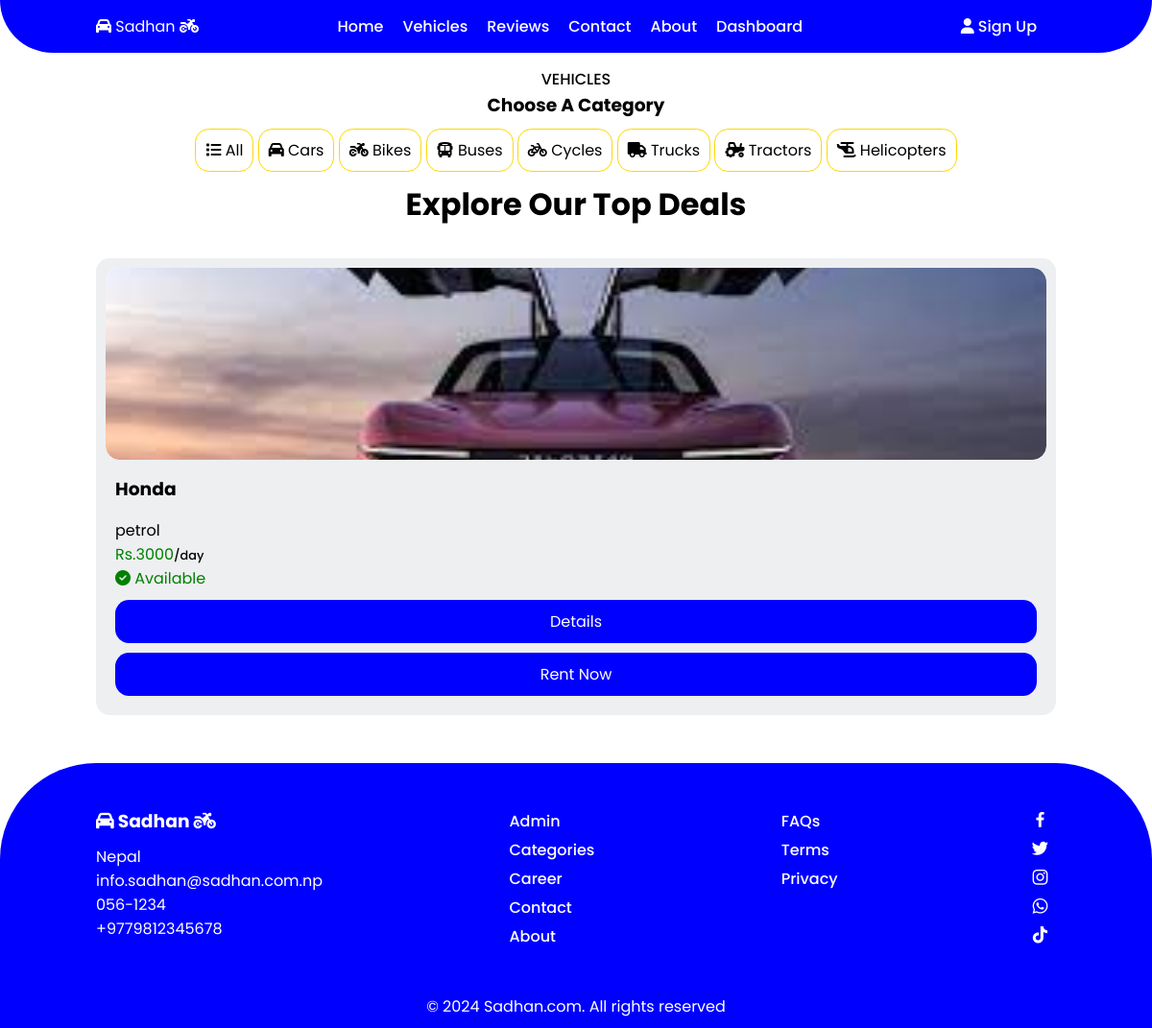
The page /vehicles.php?v_type=bike on the database as committed earlier.
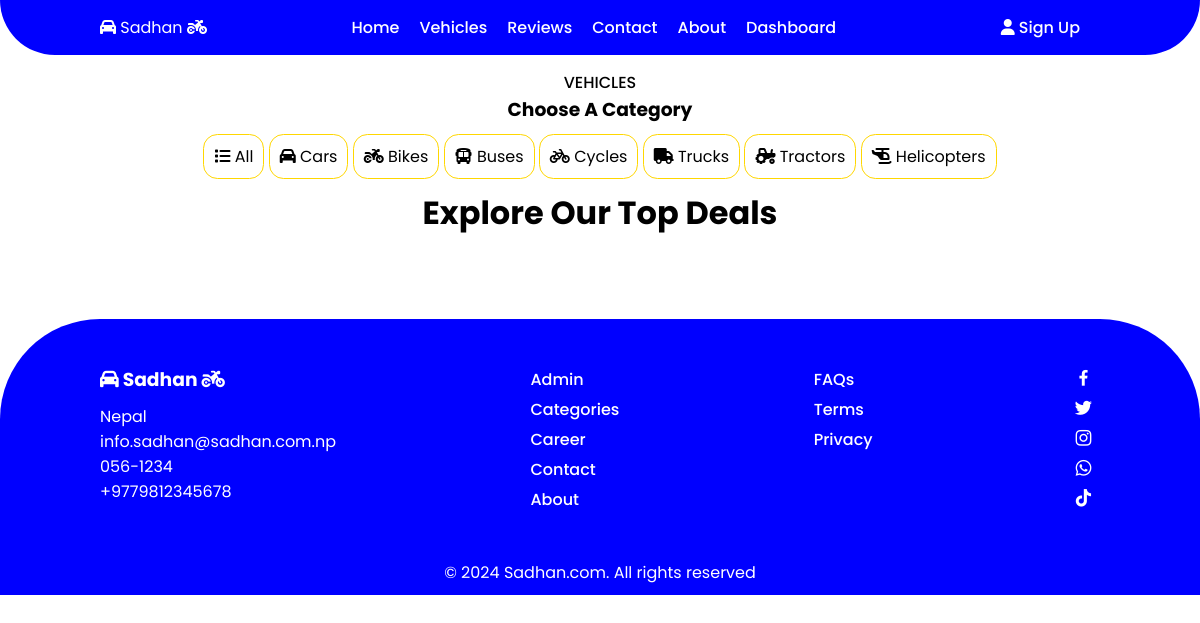
The same page on the database as committed later.
### tables this page shows
CREATE TABLE `vehicles` (
  `v_id` int(11) NOT NULL,
  `v_name` varchar(50) NOT NULL,
  `v_type` varchar(50) NOT NULL,
  `v_fuel` varchar(20) NOT NULL,
  `v_seat` int(100) NOT NULL,
  `v_number` varchar(30) DEFAULT NULL,
  `v_cost` int(20) NOT NULL,
  `v_cunit` varchar(50) NOT NULL,
  `v_image1` varchar(500) NOT NULL,
  `v_image2` varchar(500) NOT NULL,
  `v_image3` varchar(500) NOT NULL,
  `v_description` varchar(200) NOT NULL,
  `v_status` varchar(20) NOT NULL
);

### vehicles.php (the view, shortened to what this page needs)
<!DOCTYPE html>
<html lang="en">
<head>
    <link rel="stylesheet" href="css/style.css">
    <link rel="stylesheet" href="https://cdn.jsdelivr.net/npm/boxicons@latest/css/boxicons.min.css">
</head>
<body>
    <?php
        include 'container/header.php';
    ?>
    <section class="vehicles" id="vehicles">
        <div class="heading">
            <span>Vehicles</span>
            <h3>Choose A Category</h3>
        </div>
        <div class="vehicle-browse">
            <ul class="browse-list" id="filter-links">
                <li><a href="vehicles.php" data-filter="all"><i class="fa-solid fa-list"></i> All</a></li>
                <li><a href="vehicles.php?v_type=car" data-filter="car"><i class="fa-solid fa-car"></i> Cars</a></li>
                <li><a href="#" data-filter="bike"><i class="fa-solid fa-motorcycle"></i> Bikes</a></li>
                <li><a href="#" data-filter="buse"><i class="fa-solid fa-bus"></i> Buses</a></li>
                <li><a href="#" data-filter="cycle"><i class="fa-solid fa-bicycle"></i> Cycles</a></li>
                <li><a href="#" data-filter="truck"><i class="fa-solid fa-truck"></i> Trucks</a></li>
                <li><a href="#" data-filter="tractor"><i class="fa-solid fa-tractor"></i> Tractors</a></li>
                <li><a href="#" data-filter="helicopter"><i class="fa-solid fa-helicopter"></i> Helicopters</a></li>
            </ul>
        </div>
        <div class="heading">
            <h1>Explore Our Top Deals</h1>
        </div>
        <div class="vehicles-container" id="vehicles-container">
            <?php
                $vehicleType = isset($_GET['v_type']) ? $_GET['v_type'] : 'all';
                $qry = "SELECT * FROM vehicles ORDER BY v_id DESC";
                include 'container/db_connection.php';
                $result = mysqli_query($con, $qry);
                if(mysqli_num_rows($result) > 0){
                    while($row = mysqli_fetch_assoc($result)) {
                        if ($vehicleType === 'all' || strtolower($row['v_type']) === $vehicleType) {
                    ?>
                    <div class="box <?php echo strtolower($row['v_type']); ?>">
                        <div class="box-img">
                            <a href="details.php?v_id=<?php echo $row['v_id'];?>"><img src="images/<?php echo $row['v_image1'];?>"></a>
                        </div>
                        <h3><?php echo $row['v_name'];?></h3>
                        <p><?php echo $row['v_fuel'];?></p>
                        <div class="cost">
                            <p>Rs.<?php echo $row['v_cost'];?><span>/<?php echo $row['v_cunit'];?></span></p>
                            <?php
                                $v_status = $row['v_status'];
                                if($v_status == "Available"){
                                    echo '<p class="available" name="status" id="status"><i class="fa-solid fa-circle-check"></i> Available</p>';
                                }
                                elseif($v_status == "Unavailable"){
                                    echo '<p class="unavailable" name="status" id="status"><i class="fa-solid fa-circle-xmark"></i> Unavailable</p>';
                                }
                            ?>
                        </div>
                        <a href="details.php?v_id=<?php echo $row['v_id'];?>" class="btn">Details</a>
                        <?php if(isset($_SESSION['username'])){
                            echo '<a href="rent-now.php?v_id=' . $row['v_id'] . '" class="btn">Rent Now</a>';
                        }
                        else{
                            echo '<a href="sign-up.php" class="btn">Rent Now</a>';
                        }
                        ?>
                    </div>
                    <?php
                        }
                    }
                }
                else{
                    echo '<p class="no-bookings">No Vehicles found!</p>';
                }
            ?>
        </div>
    </section>
    <?php
        include 'container/footer.php';
    ?>
</body>
</html>

Rows that differ between the two databases and show on the page:
removed vehicles: v_image1 (picture), v_name "Honda", v_fuel "petrol", v_cost "3000", v_cunit "day", v_status "Available" (drawn)
